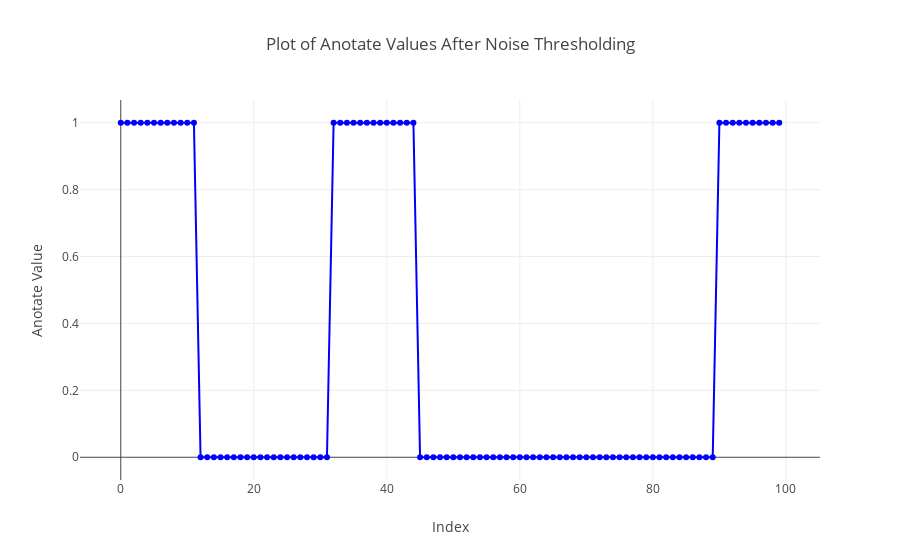

Notebook code for this chart:
### Code cell
# Plot hasil anotate menggunakan Plotly
fig = go.Figure()
fig.add_trace(go.Scatter(
    y=anotate_gl,
    mode='lines+markers',
    line=dict(color='blue'),
    marker=dict(symbol='circle', color='blue')
))

# Pengaturan tampilan plot
fig.update_layout(
    title="Plot of Anotate Values After Noise Thresholding",
    xaxis_title="Index",
    yaxis_title="Anotate Value"
)

fig.show()

### Figure 1 — Plotly figure (JSON) as saved in the notebook; plotly's stock layout.template omitted (floating-point values rounded to 4 significant figures)
{"data": [{"line": {"color": "blue"}, "marker": {"color": "blue", "symbol": "circle"}, "mode": "lines+markers", "type": "scatter", "y": [1, 1, 1, 1, 1, 1, 1, 1, 1, 1, 1, 1, 0, 0, 0, 0, 0, 0, 0, 0, 0, 0, 0, 0, 0, 0, 0, 0, 0, 0, 0, 0, 1, 1, 1, 1, 1, 1, 1, 1, 1, 1, 1, 1, 1, 0, 0, 0, 0, 0, 0, 0, 0, 0, 0, 0, 0, 0, 0, 0, 0, 0, 0, 0, 0, 0, 0, 0, 0, 0, 0, 0, 0, 0, 0, 0, 0, 0, 0, 0, 0, 0, 0, 0, 0, 0, 0, 0, 0, 0, 1, 1, 1, 1, 1, 1, 1, 1, 1, 1]}], "layout": {"title": {"text": "Plot of Anotate Values After Noise Thresholding"}, "xaxis": {"title": {"text": "Index"}}, "yaxis": {"title": {"text": "Anotate Value"}}}}
